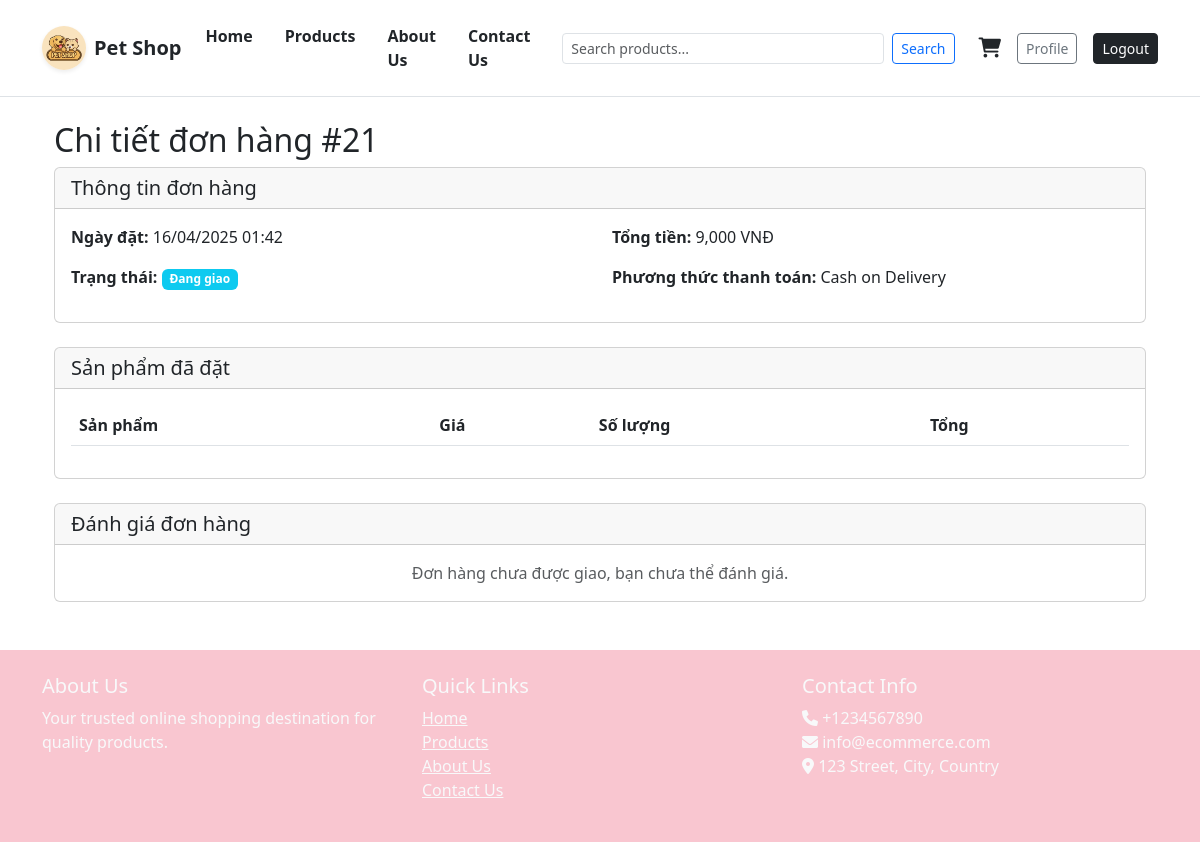
/order/21/ (signed in), run on the app's committed database.
### accounts/models.py (models this page shows, shortened)
class Order(models.Model):
    PAYMENT_METHODS = (
        ('cod', 'Cash on Delivery'),
        ('bank', 'Bank Transfer'),
    )
    STATUS_CHOICES = [
        ('pending', 'Chờ xác nhận'),
        ('shipping', 'Đang giao'),
        ('delivered', 'Đã giao'),
        ('review', 'Đã đánh giá')
    ]
    user = models.ForeignKey(User, on_delete=models.CASCADE)
    full_name = models.CharField(max_length=100)
    email = models.EmailField()
    phone = models.CharField(max_length=20)
    address = models.TextField()
    payment_method = models.CharField(max_length=10, choices=PAYMENT_METHODS)
    total_amount = models.DecimalField(max_digits=10, decimal_places=2)
    status = models.CharField(max_length=20, choices=STATUS_CHOICES, default='pending')
    delivery_date = models.DateField(null=True, blank=True)
    delivery_time = models.TimeField(null=True, blank=True)
    is_auto_delivered = models.BooleanField(default=False)
    created_at = models.DateTimeField(auto_now_add=True)
    updated_at = models.DateTimeField(auto_now=True)

### accounts/views.py (the view)
# urls.py: path('order/<int:order_id>/', views.order_detail, name='order_detail'),
@login_required
def order_detail(request, order_id):
    order = get_object_or_404(Order, id=order_id, user=request.user)
    order_items = OrderItem.objects.filter(order=order)
    review = Review.objects.filter(order=order).first()
    cart_count = CartItem.objects.filter(cart__user=request.user).count()
    return render(request, 'order_detail.html', {
        'order': order,
        'order_items': order_items,
        'review': review,
        'cart_count': cart_count
    })

### accounts/templatetags/order_filters.py (called while the page is built)
@register.filter
def vnd(value):
    try:
        number = Decimal(str(value))
        if number < Decimal('1000'):
            number = number * Decimal('1000')
        return f"{number:,.0f} VNĐ"
    except Exception:
        return value

### ecommerce/templates/order_detail.html (shortened to what this page needs)
{% extends 'base.html' %}
{% load order_filters %}
{% block content %}
<div class="container mt-4">
    <h2>Chi tiết đơn hàng #{{ order.id }}</h2>
    <div class="card mb-4">
        <div class="card-header">
            <h5 class="mb-0">Thông tin đơn hàng</h5>
        </div>
        <div class="card-body">
            <div class="row">
                <div class="col-md-6">
                    <p><strong>Ngày đặt:</strong> {{ order.created_at|date:"d/m/Y H:i" }}</p>
                    <p><strong>Trạng thái:</strong>
                        {% if order.status == 'pending' %}
                            <span class="badge bg-warning">Chờ xác nhận</span>
                        {% elif order.status == 'shipping' %}
                            <span class="badge bg-info">Đang giao</span>
                        {% elif order.status == 'delivered' %}
                            <span class="badge bg-success">Đã giao</span>
                        {% elif order.status == 'review' %}
                            <span class="badge bg-primary">Đã đánh giá</span>
                        {% endif %}
                    </p>
                </div>
                <div class="col-md-6">
                    <p><strong>Tổng tiền:</strong> {{ order.total_amount|vnd }}</p>
                    <p><strong>Phương thức thanh toán:</strong> {{ order.get_payment_method_display }}</p>
                </div>
            </div>
        </div>
    </div>
    <div class="card mb-4">
        <div class="card-header">
            <h5 class="mb-0">Sản phẩm đã đặt</h5>
        </div>
        <div class="card-body">
            <div class="table-responsive">
                <table class="table">
                    <thead>
                        <tr>
                            <th>Sản phẩm</th>
                            <th>Giá</th>
                            <th>Số lượng</th>
                            <th>Tổng</th>
                        </tr>
                    </thead>
                </table>
            </div>
        </div>
    </div>
    <div class="card">
        <div class="card-header">
            <h5 class="mb-0">Đánh giá đơn hàng</h5>
        </div>
        <div class="card-body">
            {% if order.review %}
                <div class="review-section">
                    <div class="d-flex justify-content-between align-items-center mb-3">
                        <div>
                            <h6 class="mb-0">Đánh giá của bạn</h6>
                            <small class="text-muted">{{ order.review.created_at|date:"d/m/Y H:i" }}</small>
                        </div>
                        <div class="rating">
                            {% for i in "12345"|make_list %}
                                {% if forloop.counter <= order.review.rating %}
                                    <i class="fas fa-star text-warning"></i>
                                {% else %}
                                    <i class="far fa-star text-warning"></i>
                                {% endif %}
                            {% endfor %}
                        </div>
                    </div>
                    <p class="mb-0">{{ order.review.comment }}</p>
                </div>
            {% elif order.status == 'delivered' %}
                <div class="text-center">
                    <p>Bạn đã nhận được hàng? Hãy đánh giá đơn hàng này!</p>
                    <a href="{% url 'review_order' order.id %}" class="btn btn-primary">Đánh giá ngay</a>
                </div>
            {% else %}
                <p class="text-muted text-center mb-0">Đơn hàng chưa được giao, bạn chưa thể đánh giá.</p>
            {% endif %}
        </div>
    </div>
</div>
{% endblock %}

### data on the page
Order: id "21", created_at "16/04/2025 01:42", total_amount|vnd "9,000 VNĐ", payment_method "Cash on Delivery"
